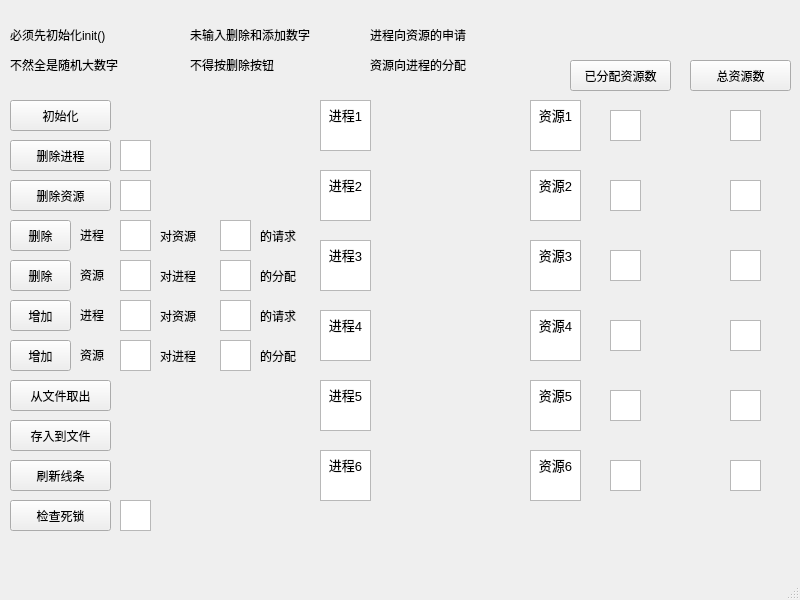
<?xml version="1.0" encoding="UTF-8"?>
<ui version="4.0">
 <class>MainWindow</class>
 <widget class="QMainWindow" name="MainWindow">
  <property name="geometry">
   <rect>
    <x>0</x>
    <y>0</y>
    <width>800</width>
    <height>600</height>
   </rect>
  </property>
  <property name="windowTitle">
   <string>MainWindow</string>
  </property>
  <widget class="QWidget" name="centralwidget">
   <widget class="QTextEdit" name="textEdit_6">
    <property name="geometry">
     <rect>
      <x>320</x>
      <y>450</y>
      <width>51</width>
      <height>51</height>
     </rect>
    </property>
    <property name="html">
     <string>&lt;!DOCTYPE HTML PUBLIC &quot;-//W3C//DTD HTML 4.0//EN&quot; &quot;http://www.w3.org/TR/REC-html40/strict.dtd&quot;&gt;
&lt;html&gt;&lt;head&gt;&lt;meta name=&quot;qrichtext&quot; content=&quot;1&quot; /&gt;&lt;style type=&quot;text/css&quot;&gt;
p, li { white-space: pre-wrap; }
&lt;/style&gt;&lt;/head&gt;&lt;body style=&quot; font-family:'SimSun'; font-size:9pt; font-weight:400; font-style:normal;&quot;&gt;
&lt;p align=&quot;center&quot; style=&quot; margin-top:0px; margin-bottom:0px; margin-left:0px; margin-right:0px; -qt-block-indent:0; text-indent:0px;&quot;&gt;&lt;span style=&quot; font-family:'SimSun'; font-size:10pt;&quot;&gt;进程6&lt;/span&gt;&lt;/p&gt;&lt;/body&gt;&lt;/html&gt;</string>
    </property>
   </widget>
   <widget class="QTextEdit" name="textEdit_8">
    <property name="geometry">
     <rect>
      <x>530</x>
      <y>100</y>
      <width>51</width>
      <height>51</height>
     </rect>
    </property>
    <property name="html">
     <string>&lt;!DOCTYPE HTML PUBLIC &quot;-//W3C//DTD HTML 4.0//EN&quot; &quot;http://www.w3.org/TR/REC-html40/strict.dtd&quot;&gt;
&lt;html&gt;&lt;head&gt;&lt;meta name=&quot;qrichtext&quot; content=&quot;1&quot; /&gt;&lt;style type=&quot;text/css&quot;&gt;
p, li { white-space: pre-wrap; }
&lt;/style&gt;&lt;/head&gt;&lt;body style=&quot; font-family:'SimSun'; font-size:9pt; font-weight:400; font-style:normal;&quot;&gt;
&lt;p align=&quot;center&quot; style=&quot; margin-top:0px; margin-bottom:0px; margin-left:0px; margin-right:0px; -qt-block-indent:0; text-indent:0px;&quot;&gt;&lt;span style=&quot; font-family:'SimSun'; font-size:10pt;&quot;&gt;资源1&lt;/span&gt;&lt;/p&gt;&lt;/body&gt;&lt;/html&gt;</string>
    </property>
   </widget>
   <widget class="QTextEdit" name="textEdit_12">
    <property name="geometry">
     <rect>
      <x>530</x>
      <y>380</y>
      <width>51</width>
      <height>51</height>
     </rect>
    </property>
    <property name="html">
     <string>&lt;!DOCTYPE HTML PUBLIC &quot;-//W3C//DTD HTML 4.0//EN&quot; &quot;http://www.w3.org/TR/REC-html40/strict.dtd&quot;&gt;
&lt;html&gt;&lt;head&gt;&lt;meta name=&quot;qrichtext&quot; content=&quot;1&quot; /&gt;&lt;style type=&quot;text/css&quot;&gt;
p, li { white-space: pre-wrap; }
&lt;/style&gt;&lt;/head&gt;&lt;body style=&quot; font-family:'SimSun'; font-size:9pt; font-weight:400; font-style:normal;&quot;&gt;
&lt;p align=&quot;center&quot; style=&quot; margin-top:0px; margin-bottom:0px; margin-left:0px; margin-right:0px; -qt-block-indent:0; text-indent:0px;&quot;&gt;&lt;span style=&quot; font-family:'SimSun'; font-size:10pt;&quot;&gt;资源5&lt;/span&gt;&lt;/p&gt;&lt;/body&gt;&lt;/html&gt;</string>
    </property>
   </widget>
   <widget class="QTextEdit" name="textEdit_16">
    <property name="geometry">
     <rect>
      <x>730</x>
      <y>320</y>
      <width>31</width>
      <height>31</height>
     </rect>
    </property>
    <property name="html">
     <string>&lt;!DOCTYPE HTML PUBLIC &quot;-//W3C//DTD HTML 4.0//EN&quot; &quot;http://www.w3.org/TR/REC-html40/strict.dtd&quot;&gt;
&lt;html&gt;&lt;head&gt;&lt;meta name=&quot;qrichtext&quot; content=&quot;1&quot; /&gt;&lt;style type=&quot;text/css&quot;&gt;
p, li { white-space: pre-wrap; }
&lt;/style&gt;&lt;/head&gt;&lt;body style=&quot; font-family:'SimSun'; font-size:9pt; font-weight:400; font-style:normal;&quot;&gt;
&lt;p align=&quot;center&quot; style=&quot;-qt-paragraph-type:empty; margin-top:0px; margin-bottom:0px; margin-left:0px; margin-right:0px; -qt-block-indent:0; text-indent:0px; font-family:'SimSun';&quot;&gt;&lt;br /&gt;&lt;/p&gt;&lt;/body&gt;&lt;/html&gt;</string>
    </property>
   </widget>
   <widget class="QPushButton" name="pushButton">
    <property name="geometry">
     <rect>
      <x>690</x>
      <y>60</y>
      <width>101</width>
      <height>31</height>
     </rect>
    </property>
    <property name="text">
     <string>总资源数</string>
    </property>
   </widget>
   <widget class="QTextEdit" name="textEdit_9">
    <property name="geometry">
     <rect>
      <x>530</x>
      <y>170</y>
      <width>51</width>
      <height>51</height>
     </rect>
    </property>
    <property name="html">
     <string>&lt;!DOCTYPE HTML PUBLIC &quot;-//W3C//DTD HTML 4.0//EN&quot; &quot;http://www.w3.org/TR/REC-html40/strict.dtd&quot;&gt;
&lt;html&gt;&lt;head&gt;&lt;meta name=&quot;qrichtext&quot; content=&quot;1&quot; /&gt;&lt;style type=&quot;text/css&quot;&gt;
p, li { white-space: pre-wrap; }
&lt;/style&gt;&lt;/head&gt;&lt;body style=&quot; font-family:'SimSun'; font-size:9pt; font-weight:400; font-style:normal;&quot;&gt;
&lt;p align=&quot;center&quot; style=&quot; margin-top:0px; margin-bottom:0px; margin-left:0px; margin-right:0px; -qt-block-indent:0; text-indent:0px;&quot;&gt;&lt;span style=&quot; font-family:'SimSun'; font-size:10pt;&quot;&gt;资源2&lt;/span&gt;&lt;/p&gt;&lt;/body&gt;&lt;/html&gt;</string>
    </property>
   </widget>
   <widget class="QTextEdit" name="textEdit_15">
    <property name="geometry">
     <rect>
      <x>730</x>
      <y>250</y>
      <width>31</width>
      <height>31</height>
     </rect>
    </property>
    <property name="html">
     <string>&lt;!DOCTYPE HTML PUBLIC &quot;-//W3C//DTD HTML 4.0//EN&quot; &quot;http://www.w3.org/TR/REC-html40/strict.dtd&quot;&gt;
&lt;html&gt;&lt;head&gt;&lt;meta name=&quot;qrichtext&quot; content=&quot;1&quot; /&gt;&lt;style type=&quot;text/css&quot;&gt;
p, li { white-space: pre-wrap; }
&lt;/style&gt;&lt;/head&gt;&lt;body style=&quot; font-family:'SimSun'; font-size:9pt; font-weight:400; font-style:normal;&quot;&gt;
&lt;p align=&quot;center&quot; style=&quot;-qt-paragraph-type:empty; margin-top:0px; margin-bottom:0px; margin-left:0px; margin-right:0px; -qt-block-indent:0; text-indent:0px; font-family:'SimSun';&quot;&gt;&lt;br /&gt;&lt;/p&gt;&lt;/body&gt;&lt;/html&gt;</string>
    </property>
   </widget>
   <widget class="QTextEdit" name="textEdit_13">
    <property name="geometry">
     <rect>
      <x>730</x>
      <y>110</y>
      <width>31</width>
      <height>31</height>
     </rect>
    </property>
    <property name="html">
     <string>&lt;!DOCTYPE HTML PUBLIC &quot;-//W3C//DTD HTML 4.0//EN&quot; &quot;http://www.w3.org/TR/REC-html40/strict.dtd&quot;&gt;
&lt;html&gt;&lt;head&gt;&lt;meta name=&quot;qrichtext&quot; content=&quot;1&quot; /&gt;&lt;style type=&quot;text/css&quot;&gt;
p, li { white-space: pre-wrap; }
&lt;/style&gt;&lt;/head&gt;&lt;body style=&quot; font-family:'SimSun'; font-size:9pt; font-weight:400; font-style:normal;&quot;&gt;
&lt;p align=&quot;center&quot; style=&quot;-qt-paragraph-type:empty; margin-top:0px; margin-bottom:0px; margin-left:0px; margin-right:0px; -qt-block-indent:0; text-indent:0px; font-family:'SimSun';&quot;&gt;&lt;br /&gt;&lt;/p&gt;&lt;/body&gt;&lt;/html&gt;</string>
    </property>
   </widget>
   <widget class="QTextEdit" name="textEdit_17">
    <property name="geometry">
     <rect>
      <x>730</x>
      <y>390</y>
      <width>31</width>
      <height>31</height>
     </rect>
    </property>
    <property name="html">
     <string>&lt;!DOCTYPE HTML PUBLIC &quot;-//W3C//DTD HTML 4.0//EN&quot; &quot;http://www.w3.org/TR/REC-html40/strict.dtd&quot;&gt;
&lt;html&gt;&lt;head&gt;&lt;meta name=&quot;qrichtext&quot; content=&quot;1&quot; /&gt;&lt;style type=&quot;text/css&quot;&gt;
p, li { white-space: pre-wrap; }
&lt;/style&gt;&lt;/head&gt;&lt;body style=&quot; font-family:'SimSun'; font-size:9pt; font-weight:400; font-style:normal;&quot;&gt;
&lt;p align=&quot;center&quot; style=&quot;-qt-paragraph-type:empty; margin-top:0px; margin-bottom:0px; margin-left:0px; margin-right:0px; -qt-block-indent:0; text-indent:0px; font-family:'SimSun';&quot;&gt;&lt;br /&gt;&lt;/p&gt;&lt;/body&gt;&lt;/html&gt;</string>
    </property>
   </widget>
   <widget class="QTextEdit" name="textEdit_2">
    <property name="geometry">
     <rect>
      <x>320</x>
      <y>170</y>
      <width>51</width>
      <height>51</height>
     </rect>
    </property>
    <property name="html">
     <string>&lt;!DOCTYPE HTML PUBLIC &quot;-//W3C//DTD HTML 4.0//EN&quot; &quot;http://www.w3.org/TR/REC-html40/strict.dtd&quot;&gt;
&lt;html&gt;&lt;head&gt;&lt;meta name=&quot;qrichtext&quot; content=&quot;1&quot; /&gt;&lt;style type=&quot;text/css&quot;&gt;
p, li { white-space: pre-wrap; }
&lt;/style&gt;&lt;/head&gt;&lt;body style=&quot; font-family:'SimSun'; font-size:9pt; font-weight:400; font-style:normal;&quot;&gt;
&lt;p align=&quot;center&quot; style=&quot; margin-top:0px; margin-bottom:0px; margin-left:0px; margin-right:0px; -qt-block-indent:0; text-indent:0px;&quot;&gt;&lt;span style=&quot; font-family:'SimSun'; font-size:10pt;&quot;&gt;进程2&lt;/span&gt;&lt;/p&gt;&lt;/body&gt;&lt;/html&gt;</string>
    </property>
   </widget>
   <widget class="QTextEdit" name="textEdit">
    <property name="geometry">
     <rect>
      <x>320</x>
      <y>100</y>
      <width>51</width>
      <height>51</height>
     </rect>
    </property>
    <property name="html">
     <string>&lt;!DOCTYPE HTML PUBLIC &quot;-//W3C//DTD HTML 4.0//EN&quot; &quot;http://www.w3.org/TR/REC-html40/strict.dtd&quot;&gt;
&lt;html&gt;&lt;head&gt;&lt;meta name=&quot;qrichtext&quot; content=&quot;1&quot; /&gt;&lt;style type=&quot;text/css&quot;&gt;
p, li { white-space: pre-wrap; }
&lt;/style&gt;&lt;/head&gt;&lt;body style=&quot; font-family:'SimSun'; font-size:9pt; font-weight:400; font-style:normal;&quot;&gt;
&lt;p align=&quot;center&quot; style=&quot; margin-top:0px; margin-bottom:0px; margin-left:0px; margin-right:0px; -qt-block-indent:0; text-indent:0px;&quot;&gt;&lt;span style=&quot; font-family:'SimSun'; font-size:10pt;&quot;&gt;进程1&lt;/span&gt;&lt;/p&gt;&lt;/body&gt;&lt;/html&gt;</string>
    </property>
   </widget>
   <widget class="QTextEdit" name="textEdit_5">
    <property name="geometry">
     <rect>
      <x>320</x>
      <y>380</y>
      <width>51</width>
      <height>51</height>
     </rect>
    </property>
    <property name="html">
     <string>&lt;!DOCTYPE HTML PUBLIC &quot;-//W3C//DTD HTML 4.0//EN&quot; &quot;http://www.w3.org/TR/REC-html40/strict.dtd&quot;&gt;
&lt;html&gt;&lt;head&gt;&lt;meta name=&quot;qrichtext&quot; content=&quot;1&quot; /&gt;&lt;style type=&quot;text/css&quot;&gt;
p, li { white-space: pre-wrap; }
&lt;/style&gt;&lt;/head&gt;&lt;body style=&quot; font-family:'SimSun'; font-size:9pt; font-weight:400; font-style:normal;&quot;&gt;
&lt;p align=&quot;center&quot; style=&quot; margin-top:0px; margin-bottom:0px; margin-left:0px; margin-right:0px; -qt-block-indent:0; text-indent:0px;&quot;&gt;&lt;span style=&quot; font-family:'SimSun'; font-size:10pt;&quot;&gt;进程5&lt;/span&gt;&lt;/p&gt;&lt;/body&gt;&lt;/html&gt;</string>
    </property>
   </widget>
   <widget class="QTextEdit" name="textEdit_7">
    <property name="geometry">
     <rect>
      <x>530</x>
      <y>450</y>
      <width>51</width>
      <height>51</height>
     </rect>
    </property>
    <property name="html">
     <string>&lt;!DOCTYPE HTML PUBLIC &quot;-//W3C//DTD HTML 4.0//EN&quot; &quot;http://www.w3.org/TR/REC-html40/strict.dtd&quot;&gt;
&lt;html&gt;&lt;head&gt;&lt;meta name=&quot;qrichtext&quot; content=&quot;1&quot; /&gt;&lt;style type=&quot;text/css&quot;&gt;
p, li { white-space: pre-wrap; }
&lt;/style&gt;&lt;/head&gt;&lt;body style=&quot; font-family:'SimSun'; font-size:9pt; font-weight:400; font-style:normal;&quot;&gt;
&lt;p align=&quot;center&quot; style=&quot; margin-top:0px; margin-bottom:0px; margin-left:0px; margin-right:0px; -qt-block-indent:0; text-indent:0px;&quot;&gt;&lt;span style=&quot; font-family:'SimSun'; font-size:10pt;&quot;&gt;资源6&lt;/span&gt;&lt;/p&gt;&lt;/body&gt;&lt;/html&gt;</string>
    </property>
   </widget>
   <widget class="QTextEdit" name="textEdit_3">
    <property name="geometry">
     <rect>
      <x>320</x>
      <y>240</y>
      <width>51</width>
      <height>51</height>
     </rect>
    </property>
    <property name="html">
     <string>&lt;!DOCTYPE HTML PUBLIC &quot;-//W3C//DTD HTML 4.0//EN&quot; &quot;http://www.w3.org/TR/REC-html40/strict.dtd&quot;&gt;
&lt;html&gt;&lt;head&gt;&lt;meta name=&quot;qrichtext&quot; content=&quot;1&quot; /&gt;&lt;style type=&quot;text/css&quot;&gt;
p, li { white-space: pre-wrap; }
&lt;/style&gt;&lt;/head&gt;&lt;body style=&quot; font-family:'SimSun'; font-size:9pt; font-weight:400; font-style:normal;&quot;&gt;
&lt;p align=&quot;center&quot; style=&quot; margin-top:0px; margin-bottom:0px; margin-left:0px; margin-right:0px; -qt-block-indent:0; text-indent:0px;&quot;&gt;&lt;span style=&quot; font-family:'SimSun'; font-size:10pt;&quot;&gt;进程3&lt;/span&gt;&lt;/p&gt;&lt;/body&gt;&lt;/html&gt;</string>
    </property>
   </widget>
   <widget class="QTextEdit" name="textEdit_4">
    <property name="geometry">
     <rect>
      <x>320</x>
      <y>310</y>
      <width>51</width>
      <height>51</height>
     </rect>
    </property>
    <property name="html">
     <string>&lt;!DOCTYPE HTML PUBLIC &quot;-//W3C//DTD HTML 4.0//EN&quot; &quot;http://www.w3.org/TR/REC-html40/strict.dtd&quot;&gt;
&lt;html&gt;&lt;head&gt;&lt;meta name=&quot;qrichtext&quot; content=&quot;1&quot; /&gt;&lt;style type=&quot;text/css&quot;&gt;
p, li { white-space: pre-wrap; }
&lt;/style&gt;&lt;/head&gt;&lt;body style=&quot; font-family:'SimSun'; font-size:9pt; font-weight:400; font-style:normal;&quot;&gt;
&lt;p align=&quot;center&quot; style=&quot; margin-top:0px; margin-bottom:0px; margin-left:0px; margin-right:0px; -qt-block-indent:0; text-indent:0px;&quot;&gt;&lt;span style=&quot; font-family:'SimSun'; font-size:10pt;&quot;&gt;进程4&lt;/span&gt;&lt;/p&gt;&lt;/body&gt;&lt;/html&gt;</string>
    </property>
   </widget>
   <widget class="QLabel" name="label">
    <property name="geometry">
     <rect>
      <x>370</x>
      <y>10</y>
      <width>121</width>
      <height>81</height>
     </rect>
    </property>
    <property name="text">
     <string>&lt;html&gt;&lt;head/&gt;&lt;body&gt;&lt;p&gt;进程向资源的申请&lt;/p&gt;&lt;p&gt;资源向进程的分配&lt;/p&gt;&lt;/body&gt;&lt;/html&gt;</string>
    </property>
   </widget>
   <widget class="QTextEdit" name="textEdit_11">
    <property name="geometry">
     <rect>
      <x>530</x>
      <y>310</y>
      <width>51</width>
      <height>51</height>
     </rect>
    </property>
    <property name="html">
     <string>&lt;!DOCTYPE HTML PUBLIC &quot;-//W3C//DTD HTML 4.0//EN&quot; &quot;http://www.w3.org/TR/REC-html40/strict.dtd&quot;&gt;
&lt;html&gt;&lt;head&gt;&lt;meta name=&quot;qrichtext&quot; content=&quot;1&quot; /&gt;&lt;style type=&quot;text/css&quot;&gt;
p, li { white-space: pre-wrap; }
&lt;/style&gt;&lt;/head&gt;&lt;body style=&quot; font-family:'SimSun'; font-size:9pt; font-weight:400; font-style:normal;&quot;&gt;
&lt;p align=&quot;center&quot; style=&quot; margin-top:0px; margin-bottom:0px; margin-left:0px; margin-right:0px; -qt-block-indent:0; text-indent:0px;&quot;&gt;&lt;span style=&quot; font-family:'SimSun'; font-size:10pt;&quot;&gt;资源4&lt;/span&gt;&lt;/p&gt;&lt;/body&gt;&lt;/html&gt;</string>
    </property>
   </widget>
   <widget class="QTextEdit" name="textEdit_10">
    <property name="geometry">
     <rect>
      <x>530</x>
      <y>240</y>
      <width>51</width>
      <height>51</height>
     </rect>
    </property>
    <property name="html">
     <string>&lt;!DOCTYPE HTML PUBLIC &quot;-//W3C//DTD HTML 4.0//EN&quot; &quot;http://www.w3.org/TR/REC-html40/strict.dtd&quot;&gt;
&lt;html&gt;&lt;head&gt;&lt;meta name=&quot;qrichtext&quot; content=&quot;1&quot; /&gt;&lt;style type=&quot;text/css&quot;&gt;
p, li { white-space: pre-wrap; }
&lt;/style&gt;&lt;/head&gt;&lt;body style=&quot; font-family:'SimSun'; font-size:9pt; font-weight:400; font-style:normal;&quot;&gt;
&lt;p align=&quot;center&quot; style=&quot; margin-top:0px; margin-bottom:0px; margin-left:0px; margin-right:0px; -qt-block-indent:0; text-indent:0px;&quot;&gt;&lt;span style=&quot; font-family:'SimSun'; font-size:10pt;&quot;&gt;资源3&lt;/span&gt;&lt;/p&gt;&lt;/body&gt;&lt;/html&gt;</string>
    </property>
   </widget>
   <widget class="QTextEdit" name="textEdit_18">
    <property name="geometry">
     <rect>
      <x>730</x>
      <y>460</y>
      <width>31</width>
      <height>31</height>
     </rect>
    </property>
    <property name="html">
     <string>&lt;!DOCTYPE HTML PUBLIC &quot;-//W3C//DTD HTML 4.0//EN&quot; &quot;http://www.w3.org/TR/REC-html40/strict.dtd&quot;&gt;
&lt;html&gt;&lt;head&gt;&lt;meta name=&quot;qrichtext&quot; content=&quot;1&quot; /&gt;&lt;style type=&quot;text/css&quot;&gt;
p, li { white-space: pre-wrap; }
&lt;/style&gt;&lt;/head&gt;&lt;body style=&quot; font-family:'SimSun'; font-size:9pt; font-weight:400; font-style:normal;&quot;&gt;
&lt;p align=&quot;center&quot; style=&quot;-qt-paragraph-type:empty; margin-top:0px; margin-bottom:0px; margin-left:0px; margin-right:0px; -qt-block-indent:0; text-indent:0px; font-family:'SimSun';&quot;&gt;&lt;br /&gt;&lt;/p&gt;&lt;/body&gt;&lt;/html&gt;</string>
    </property>
   </widget>
   <widget class="QTextEdit" name="textEdit_14">
    <property name="geometry">
     <rect>
      <x>730</x>
      <y>180</y>
      <width>31</width>
      <height>31</height>
     </rect>
    </property>
    <property name="html">
     <string>&lt;!DOCTYPE HTML PUBLIC &quot;-//W3C//DTD HTML 4.0//EN&quot; &quot;http://www.w3.org/TR/REC-html40/strict.dtd&quot;&gt;
&lt;html&gt;&lt;head&gt;&lt;meta name=&quot;qrichtext&quot; content=&quot;1&quot; /&gt;&lt;style type=&quot;text/css&quot;&gt;
p, li { white-space: pre-wrap; }
&lt;/style&gt;&lt;/head&gt;&lt;body style=&quot; font-family:'SimSun'; font-size:9pt; font-weight:400; font-style:normal;&quot;&gt;
&lt;p align=&quot;center&quot; style=&quot;-qt-paragraph-type:empty; margin-top:0px; margin-bottom:0px; margin-left:0px; margin-right:0px; -qt-block-indent:0; text-indent:0px; font-family:'SimSun';&quot;&gt;&lt;br /&gt;&lt;/p&gt;&lt;/body&gt;&lt;/html&gt;</string>
    </property>
   </widget>
   <widget class="QPushButton" name="pushButton_2">
    <property name="geometry">
     <rect>
      <x>10</x>
      <y>140</y>
      <width>101</width>
      <height>31</height>
     </rect>
    </property>
    <property name="text">
     <string>删除进程</string>
    </property>
   </widget>
   <widget class="QPushButton" name="pushButton_3">
    <property name="geometry">
     <rect>
      <x>10</x>
      <y>180</y>
      <width>101</width>
      <height>31</height>
     </rect>
    </property>
    <property name="text">
     <string>删除资源</string>
    </property>
   </widget>
   <widget class="QPushButton" name="pushButton_4">
    <property name="geometry">
     <rect>
      <x>10</x>
      <y>220</y>
      <width>61</width>
      <height>31</height>
     </rect>
    </property>
    <property name="text">
     <string>删除</string>
    </property>
   </widget>
   <widget class="QPushButton" name="pushButton_5">
    <property name="geometry">
     <rect>
      <x>10</x>
      <y>260</y>
      <width>61</width>
      <height>31</height>
     </rect>
    </property>
    <property name="text">
     <string>删除</string>
    </property>
   </widget>
   <widget class="QPushButton" name="pushButton_6">
    <property name="geometry">
     <rect>
      <x>10</x>
      <y>300</y>
      <width>61</width>
      <height>31</height>
     </rect>
    </property>
    <property name="text">
     <string>增加</string>
    </property>
   </widget>
   <widget class="QPushButton" name="pushButton_7">
    <property name="geometry">
     <rect>
      <x>10</x>
      <y>340</y>
      <width>61</width>
      <height>31</height>
     </rect>
    </property>
    <property name="text">
     <string>增加</string>
    </property>
   </widget>
   <widget class="QPushButton" name="pushButton_8">
    <property name="geometry">
     <rect>
      <x>10</x>
      <y>380</y>
      <width>101</width>
      <height>31</height>
     </rect>
    </property>
    <property name="text">
     <string>从文件取出</string>
    </property>
   </widget>
   <widget class="QPushButton" name="pushButton_9">
    <property name="geometry">
     <rect>
      <x>10</x>
      <y>420</y>
      <width>101</width>
      <height>31</height>
     </rect>
    </property>
    <property name="text">
     <string>存入到文件</string>
    </property>
   </widget>
   <widget class="QLabel" name="label_3">
    <property name="geometry">
     <rect>
      <x>80</x>
      <y>224</y>
      <width>31</width>
      <height>21</height>
     </rect>
    </property>
    <property name="text">
     <string>进程</string>
    </property>
   </widget>
   <widget class="QLabel" name="label_4">
    <property name="geometry">
     <rect>
      <x>160</x>
      <y>220</y>
      <width>51</width>
      <height>31</height>
     </rect>
    </property>
    <property name="text">
     <string>对资源</string>
    </property>
   </widget>
   <widget class="QLabel" name="label_5">
    <property name="geometry">
     <rect>
      <x>260</x>
      <y>220</y>
      <width>51</width>
      <height>31</height>
     </rect>
    </property>
    <property name="text">
     <string>的请求</string>
    </property>
   </widget>
   <widget class="QLabel" name="label_6">
    <property name="geometry">
     <rect>
      <x>80</x>
      <y>264</y>
      <width>31</width>
      <height>21</height>
     </rect>
    </property>
    <property name="text">
     <string>资源</string>
    </property>
   </widget>
   <widget class="QLabel" name="label_7">
    <property name="geometry">
     <rect>
      <x>160</x>
      <y>260</y>
      <width>51</width>
      <height>31</height>
     </rect>
    </property>
    <property name="text">
     <string>对进程</string>
    </property>
   </widget>
   <widget class="QLabel" name="label_8">
    <property name="geometry">
     <rect>
      <x>260</x>
      <y>260</y>
      <width>51</width>
      <height>31</height>
     </rect>
    </property>
    <property name="text">
     <string>的分配</string>
    </property>
   </widget>
   <widget class="QLabel" name="label_9">
    <property name="geometry">
     <rect>
      <x>160</x>
      <y>300</y>
      <width>51</width>
      <height>31</height>
     </rect>
    </property>
    <property name="text">
     <string>对资源</string>
    </property>
   </widget>
   <widget class="QLabel" name="label_10">
    <property name="geometry">
     <rect>
      <x>260</x>
      <y>300</y>
      <width>51</width>
      <height>31</height>
     </rect>
    </property>
    <property name="text">
     <string>的请求</string>
    </property>
   </widget>
   <widget class="QLabel" name="label_11">
    <property name="geometry">
     <rect>
      <x>80</x>
      <y>304</y>
      <width>31</width>
      <height>21</height>
     </rect>
    </property>
    <property name="text">
     <string>进程</string>
    </property>
   </widget>
   <widget class="QLabel" name="label_12">
    <property name="geometry">
     <rect>
      <x>80</x>
      <y>344</y>
      <width>31</width>
      <height>21</height>
     </rect>
    </property>
    <property name="text">
     <string>资源</string>
    </property>
   </widget>
   <widget class="QLabel" name="label_13">
    <property name="geometry">
     <rect>
      <x>260</x>
      <y>340</y>
      <width>51</width>
      <height>31</height>
     </rect>
    </property>
    <property name="text">
     <string>的分配</string>
    </property>
   </widget>
   <widget class="QLabel" name="label_14">
    <property name="geometry">
     <rect>
      <x>160</x>
      <y>340</y>
      <width>51</width>
      <height>31</height>
     </rect>
    </property>
    <property name="text">
     <string>对进程</string>
    </property>
   </widget>
   <widget class="QPushButton" name="pushButton_10">
    <property name="geometry">
     <rect>
      <x>10</x>
      <y>460</y>
      <width>101</width>
      <height>31</height>
     </rect>
    </property>
    <property name="text">
     <string>刷新线条</string>
    </property>
   </widget>
   <widget class="QLabel" name="label_15">
    <property name="geometry">
     <rect>
      <x>10</x>
      <y>10</y>
      <width>171</width>
      <height>81</height>
     </rect>
    </property>
    <property name="text">
     <string>&lt;html&gt;&lt;head/&gt;&lt;body&gt;&lt;p&gt;必须先初始化init()&lt;/p&gt;&lt;p&gt;不然全是随机大数字&lt;/p&gt;&lt;/body&gt;&lt;/html&gt;</string>
    </property>
   </widget>
   <widget class="QPushButton" name="pushButton_11">
    <property name="geometry">
     <rect>
      <x>10</x>
      <y>100</y>
      <width>101</width>
      <height>31</height>
     </rect>
    </property>
    <property name="text">
     <string>初始化</string>
    </property>
   </widget>
   <widget class="QTextEdit" name="textEdit_19">
    <property name="geometry">
     <rect>
      <x>120</x>
      <y>220</y>
      <width>31</width>
      <height>31</height>
     </rect>
    </property>
    <property name="html">
     <string>&lt;!DOCTYPE HTML PUBLIC &quot;-//W3C//DTD HTML 4.0//EN&quot; &quot;http://www.w3.org/TR/REC-html40/strict.dtd&quot;&gt;
&lt;html&gt;&lt;head&gt;&lt;meta name=&quot;qrichtext&quot; content=&quot;1&quot; /&gt;&lt;style type=&quot;text/css&quot;&gt;
p, li { white-space: pre-wrap; }
&lt;/style&gt;&lt;/head&gt;&lt;body style=&quot; font-family:'SimSun'; font-size:9pt; font-weight:400; font-style:normal;&quot;&gt;
&lt;p align=&quot;center&quot; style=&quot;-qt-paragraph-type:empty; margin-top:0px; margin-bottom:0px; margin-left:0px; margin-right:0px; -qt-block-indent:0; text-indent:0px; font-family:'SimSun';&quot;&gt;&lt;br /&gt;&lt;/p&gt;&lt;/body&gt;&lt;/html&gt;</string>
    </property>
   </widget>
   <widget class="QTextEdit" name="textEdit_20">
    <property name="geometry">
     <rect>
      <x>120</x>
      <y>140</y>
      <width>31</width>
      <height>31</height>
     </rect>
    </property>
    <property name="html">
     <string>&lt;!DOCTYPE HTML PUBLIC &quot;-//W3C//DTD HTML 4.0//EN&quot; &quot;http://www.w3.org/TR/REC-html40/strict.dtd&quot;&gt;
&lt;html&gt;&lt;head&gt;&lt;meta name=&quot;qrichtext&quot; content=&quot;1&quot; /&gt;&lt;style type=&quot;text/css&quot;&gt;
p, li { white-space: pre-wrap; }
&lt;/style&gt;&lt;/head&gt;&lt;body style=&quot; font-family:'SimSun'; font-size:9pt; font-weight:400; font-style:normal;&quot;&gt;
&lt;p align=&quot;center&quot; style=&quot;-qt-paragraph-type:empty; margin-top:0px; margin-bottom:0px; margin-left:0px; margin-right:0px; -qt-block-indent:0; text-indent:0px; font-family:'SimSun';&quot;&gt;&lt;br /&gt;&lt;/p&gt;&lt;/body&gt;&lt;/html&gt;</string>
    </property>
   </widget>
   <widget class="QTextEdit" name="textEdit_21">
    <property name="geometry">
     <rect>
      <x>120</x>
      <y>180</y>
      <width>31</width>
      <height>31</height>
     </rect>
    </property>
    <property name="html">
     <string>&lt;!DOCTYPE HTML PUBLIC &quot;-//W3C//DTD HTML 4.0//EN&quot; &quot;http://www.w3.org/TR/REC-html40/strict.dtd&quot;&gt;
&lt;html&gt;&lt;head&gt;&lt;meta name=&quot;qrichtext&quot; content=&quot;1&quot; /&gt;&lt;style type=&quot;text/css&quot;&gt;
p, li { white-space: pre-wrap; }
&lt;/style&gt;&lt;/head&gt;&lt;body style=&quot; font-family:'SimSun'; font-size:9pt; font-weight:400; font-style:normal;&quot;&gt;
&lt;p align=&quot;center&quot; style=&quot;-qt-paragraph-type:empty; margin-top:0px; margin-bottom:0px; margin-left:0px; margin-right:0px; -qt-block-indent:0; text-indent:0px; font-family:'SimSun';&quot;&gt;&lt;br /&gt;&lt;/p&gt;&lt;/body&gt;&lt;/html&gt;</string>
    </property>
   </widget>
   <widget class="QTextEdit" name="textEdit_22">
    <property name="geometry">
     <rect>
      <x>120</x>
      <y>260</y>
      <width>31</width>
      <height>31</height>
     </rect>
    </property>
    <property name="html">
     <string>&lt;!DOCTYPE HTML PUBLIC &quot;-//W3C//DTD HTML 4.0//EN&quot; &quot;http://www.w3.org/TR/REC-html40/strict.dtd&quot;&gt;
&lt;html&gt;&lt;head&gt;&lt;meta name=&quot;qrichtext&quot; content=&quot;1&quot; /&gt;&lt;style type=&quot;text/css&quot;&gt;
p, li { white-space: pre-wrap; }
&lt;/style&gt;&lt;/head&gt;&lt;body style=&quot; font-family:'SimSun'; font-size:9pt; font-weight:400; font-style:normal;&quot;&gt;
&lt;p align=&quot;center&quot; style=&quot;-qt-paragraph-type:empty; margin-top:0px; margin-bottom:0px; margin-left:0px; margin-right:0px; -qt-block-indent:0; text-indent:0px; font-family:'SimSun';&quot;&gt;&lt;br /&gt;&lt;/p&gt;&lt;/body&gt;&lt;/html&gt;</string>
    </property>
   </widget>
   <widget class="QTextEdit" name="textEdit_23">
    <property name="geometry">
     <rect>
      <x>120</x>
      <y>300</y>
      <width>31</width>
      <height>31</height>
     </rect>
    </property>
    <property name="html">
     <string>&lt;!DOCTYPE HTML PUBLIC &quot;-//W3C//DTD HTML 4.0//EN&quot; &quot;http://www.w3.org/TR/REC-html40/strict.dtd&quot;&gt;
&lt;html&gt;&lt;head&gt;&lt;meta name=&quot;qrichtext&quot; content=&quot;1&quot; /&gt;&lt;style type=&quot;text/css&quot;&gt;
p, li { white-space: pre-wrap; }
&lt;/style&gt;&lt;/head&gt;&lt;body style=&quot; font-family:'SimSun'; font-size:9pt; font-weight:400; font-style:normal;&quot;&gt;
&lt;p align=&quot;center&quot; style=&quot;-qt-paragraph-type:empty; margin-top:0px; margin-bottom:0px; margin-left:0px; margin-right:0px; -qt-block-indent:0; text-indent:0px; font-family:'SimSun';&quot;&gt;&lt;br /&gt;&lt;/p&gt;&lt;/body&gt;&lt;/html&gt;</string>
    </property>
   </widget>
   <widget class="QTextEdit" name="textEdit_24">
    <property name="geometry">
     <rect>
      <x>120</x>
      <y>340</y>
      <width>31</width>
      <height>31</height>
     </rect>
    </property>
    <property name="html">
     <string>&lt;!DOCTYPE HTML PUBLIC &quot;-//W3C//DTD HTML 4.0//EN&quot; &quot;http://www.w3.org/TR/REC-html40/strict.dtd&quot;&gt;
&lt;html&gt;&lt;head&gt;&lt;meta name=&quot;qrichtext&quot; content=&quot;1&quot; /&gt;&lt;style type=&quot;text/css&quot;&gt;
p, li { white-space: pre-wrap; }
&lt;/style&gt;&lt;/head&gt;&lt;body style=&quot; font-family:'SimSun'; font-size:9pt; font-weight:400; font-style:normal;&quot;&gt;
&lt;p align=&quot;center&quot; style=&quot;-qt-paragraph-type:empty; margin-top:0px; margin-bottom:0px; margin-left:0px; margin-right:0px; -qt-block-indent:0; text-indent:0px; font-family:'SimSun';&quot;&gt;&lt;br /&gt;&lt;/p&gt;&lt;/body&gt;&lt;/html&gt;</string>
    </property>
   </widget>
   <widget class="QTextEdit" name="textEdit_25">
    <property name="geometry">
     <rect>
      <x>220</x>
      <y>220</y>
      <width>31</width>
      <height>31</height>
     </rect>
    </property>
    <property name="html">
     <string>&lt;!DOCTYPE HTML PUBLIC &quot;-//W3C//DTD HTML 4.0//EN&quot; &quot;http://www.w3.org/TR/REC-html40/strict.dtd&quot;&gt;
&lt;html&gt;&lt;head&gt;&lt;meta name=&quot;qrichtext&quot; content=&quot;1&quot; /&gt;&lt;style type=&quot;text/css&quot;&gt;
p, li { white-space: pre-wrap; }
&lt;/style&gt;&lt;/head&gt;&lt;body style=&quot; font-family:'SimSun'; font-size:9pt; font-weight:400; font-style:normal;&quot;&gt;
&lt;p align=&quot;center&quot; style=&quot;-qt-paragraph-type:empty; margin-top:0px; margin-bottom:0px; margin-left:0px; margin-right:0px; -qt-block-indent:0; text-indent:0px; font-family:'SimSun';&quot;&gt;&lt;br /&gt;&lt;/p&gt;&lt;/body&gt;&lt;/html&gt;</string>
    </property>
   </widget>
   <widget class="QTextEdit" name="textEdit_26">
    <property name="geometry">
     <rect>
      <x>220</x>
      <y>260</y>
      <width>31</width>
      <height>31</height>
     </rect>
    </property>
    <property name="html">
     <string>&lt;!DOCTYPE HTML PUBLIC &quot;-//W3C//DTD HTML 4.0//EN&quot; &quot;http://www.w3.org/TR/REC-html40/strict.dtd&quot;&gt;
&lt;html&gt;&lt;head&gt;&lt;meta name=&quot;qrichtext&quot; content=&quot;1&quot; /&gt;&lt;style type=&quot;text/css&quot;&gt;
p, li { white-space: pre-wrap; }
&lt;/style&gt;&lt;/head&gt;&lt;body style=&quot; font-family:'SimSun'; font-size:9pt; font-weight:400; font-style:normal;&quot;&gt;
&lt;p align=&quot;center&quot; style=&quot;-qt-paragraph-type:empty; margin-top:0px; margin-bottom:0px; margin-left:0px; margin-right:0px; -qt-block-indent:0; text-indent:0px; font-family:'SimSun';&quot;&gt;&lt;br /&gt;&lt;/p&gt;&lt;/body&gt;&lt;/html&gt;</string>
    </property>
   </widget>
   <widget class="QTextEdit" name="textEdit_27">
    <property name="geometry">
     <rect>
      <x>220</x>
      <y>300</y>
      <width>31</width>
      <height>31</height>
     </rect>
    </property>
    <property name="html">
     <string>&lt;!DOCTYPE HTML PUBLIC &quot;-//W3C//DTD HTML 4.0//EN&quot; &quot;http://www.w3.org/TR/REC-html40/strict.dtd&quot;&gt;
&lt;html&gt;&lt;head&gt;&lt;meta name=&quot;qrichtext&quot; content=&quot;1&quot; /&gt;&lt;style type=&quot;text/css&quot;&gt;
p, li { white-space: pre-wrap; }
&lt;/style&gt;&lt;/head&gt;&lt;body style=&quot; font-family:'SimSun'; font-size:9pt; font-weight:400; font-style:normal;&quot;&gt;
&lt;p align=&quot;center&quot; style=&quot;-qt-paragraph-type:empty; margin-top:0px; margin-bottom:0px; margin-left:0px; margin-right:0px; -qt-block-indent:0; text-indent:0px; font-family:'SimSun';&quot;&gt;&lt;br /&gt;&lt;/p&gt;&lt;/body&gt;&lt;/html&gt;</string>
    </property>
   </widget>
   <widget class="QTextEdit" name="textEdit_28">
    <property name="geometry">
     <rect>
      <x>220</x>
      <y>340</y>
      <width>31</width>
      <height>31</height>
     </rect>
    </property>
    <property name="html">
     <string>&lt;!DOCTYPE HTML PUBLIC &quot;-//W3C//DTD HTML 4.0//EN&quot; &quot;http://www.w3.org/TR/REC-html40/strict.dtd&quot;&gt;
&lt;html&gt;&lt;head&gt;&lt;meta name=&quot;qrichtext&quot; content=&quot;1&quot; /&gt;&lt;style type=&quot;text/css&quot;&gt;
p, li { white-space: pre-wrap; }
&lt;/style&gt;&lt;/head&gt;&lt;body style=&quot; font-family:'SimSun'; font-size:9pt; font-weight:400; font-style:normal;&quot;&gt;
&lt;p align=&quot;center&quot; style=&quot;-qt-paragraph-type:empty; margin-top:0px; margin-bottom:0px; margin-left:0px; margin-right:0px; -qt-block-indent:0; text-indent:0px; font-family:'SimSun';&quot;&gt;&lt;br /&gt;&lt;/p&gt;&lt;/body&gt;&lt;/html&gt;</string>
    </property>
   </widget>
   <widget class="QTextEdit" name="textEdit_29">
    <property name="geometry">
     <rect>
      <x>610</x>
      <y>110</y>
      <width>31</width>
      <height>31</height>
     </rect>
    </property>
    <property name="html">
     <string>&lt;!DOCTYPE HTML PUBLIC &quot;-//W3C//DTD HTML 4.0//EN&quot; &quot;http://www.w3.org/TR/REC-html40/strict.dtd&quot;&gt;
&lt;html&gt;&lt;head&gt;&lt;meta name=&quot;qrichtext&quot; content=&quot;1&quot; /&gt;&lt;style type=&quot;text/css&quot;&gt;
p, li { white-space: pre-wrap; }
&lt;/style&gt;&lt;/head&gt;&lt;body style=&quot; font-family:'SimSun'; font-size:9pt; font-weight:400; font-style:normal;&quot;&gt;
&lt;p align=&quot;center&quot; style=&quot;-qt-paragraph-type:empty; margin-top:0px; margin-bottom:0px; margin-left:0px; margin-right:0px; -qt-block-indent:0; text-indent:0px; font-family:'SimSun';&quot;&gt;&lt;br /&gt;&lt;/p&gt;&lt;/body&gt;&lt;/html&gt;</string>
    </property>
   </widget>
   <widget class="QPushButton" name="pushButton_12">
    <property name="geometry">
     <rect>
      <x>570</x>
      <y>60</y>
      <width>101</width>
      <height>31</height>
     </rect>
    </property>
    <property name="text">
     <string>已分配资源数</string>
    </property>
   </widget>
   <widget class="QTextEdit" name="textEdit_30">
    <property name="geometry">
     <rect>
      <x>610</x>
      <y>180</y>
      <width>31</width>
      <height>31</height>
     </rect>
    </property>
    <property name="html">
     <string>&lt;!DOCTYPE HTML PUBLIC &quot;-//W3C//DTD HTML 4.0//EN&quot; &quot;http://www.w3.org/TR/REC-html40/strict.dtd&quot;&gt;
&lt;html&gt;&lt;head&gt;&lt;meta name=&quot;qrichtext&quot; content=&quot;1&quot; /&gt;&lt;style type=&quot;text/css&quot;&gt;
p, li { white-space: pre-wrap; }
&lt;/style&gt;&lt;/head&gt;&lt;body style=&quot; font-family:'SimSun'; font-size:9pt; font-weight:400; font-style:normal;&quot;&gt;
&lt;p align=&quot;center&quot; style=&quot;-qt-paragraph-type:empty; margin-top:0px; margin-bottom:0px; margin-left:0px; margin-right:0px; -qt-block-indent:0; text-indent:0px; font-family:'SimSun';&quot;&gt;&lt;br /&gt;&lt;/p&gt;&lt;/body&gt;&lt;/html&gt;</string>
    </property>
   </widget>
   <widget class="QTextEdit" name="textEdit_31">
    <property name="geometry">
     <rect>
      <x>610</x>
      <y>250</y>
      <width>31</width>
      <height>31</height>
     </rect>
    </property>
    <property name="html">
     <string>&lt;!DOCTYPE HTML PUBLIC &quot;-//W3C//DTD HTML 4.0//EN&quot; &quot;http://www.w3.org/TR/REC-html40/strict.dtd&quot;&gt;
&lt;html&gt;&lt;head&gt;&lt;meta name=&quot;qrichtext&quot; content=&quot;1&quot; /&gt;&lt;style type=&quot;text/css&quot;&gt;
p, li { white-space: pre-wrap; }
&lt;/style&gt;&lt;/head&gt;&lt;body style=&quot; font-family:'SimSun'; font-size:9pt; font-weight:400; font-style:normal;&quot;&gt;
&lt;p align=&quot;center&quot; style=&quot;-qt-paragraph-type:empty; margin-top:0px; margin-bottom:0px; margin-left:0px; margin-right:0px; -qt-block-indent:0; text-indent:0px; font-family:'SimSun';&quot;&gt;&lt;br /&gt;&lt;/p&gt;&lt;/body&gt;&lt;/html&gt;</string>
    </property>
   </widget>
   <widget class="QTextEdit" name="textEdit_32">
    <property name="geometry">
     <rect>
      <x>610</x>
      <y>320</y>
      <width>31</width>
      <height>31</height>
     </rect>
    </property>
    <property name="html">
     <string>&lt;!DOCTYPE HTML PUBLIC &quot;-//W3C//DTD HTML 4.0//EN&quot; &quot;http://www.w3.org/TR/REC-html40/strict.dtd&quot;&gt;
&lt;html&gt;&lt;head&gt;&lt;meta name=&quot;qrichtext&quot; content=&quot;1&quot; /&gt;&lt;style type=&quot;text/css&quot;&gt;
p, li { white-space: pre-wrap; }
&lt;/style&gt;&lt;/head&gt;&lt;body style=&quot; font-family:'SimSun'; font-size:9pt; font-weight:400; font-style:normal;&quot;&gt;
&lt;p align=&quot;center&quot; style=&quot;-qt-paragraph-type:empty; margin-top:0px; margin-bottom:0px; margin-left:0px; margin-right:0px; -qt-block-indent:0; text-indent:0px; font-family:'SimSun';&quot;&gt;&lt;br /&gt;&lt;/p&gt;&lt;/body&gt;&lt;/html&gt;</string>
    </property>
   </widget>
   <widget class="QTextEdit" name="textEdit_33">
    <property name="geometry">
     <rect>
      <x>610</x>
      <y>390</y>
      <width>31</width>
      <height>31</height>
     </rect>
    </property>
    <property name="html">
     <string>&lt;!DOCTYPE HTML PUBLIC &quot;-//W3C//DTD HTML 4.0//EN&quot; &quot;http://www.w3.org/TR/REC-html40/strict.dtd&quot;&gt;
&lt;html&gt;&lt;head&gt;&lt;meta name=&quot;qrichtext&quot; content=&quot;1&quot; /&gt;&lt;style type=&quot;text/css&quot;&gt;
p, li { white-space: pre-wrap; }
&lt;/style&gt;&lt;/head&gt;&lt;body style=&quot; font-family:'SimSun'; font-size:9pt; font-weight:400; font-style:normal;&quot;&gt;
&lt;p align=&quot;center&quot; style=&quot;-qt-paragraph-type:empty; margin-top:0px; margin-bottom:0px; margin-left:0px; margin-right:0px; -qt-block-indent:0; text-indent:0px; font-family:'SimSun';&quot;&gt;&lt;br /&gt;&lt;/p&gt;&lt;/body&gt;&lt;/html&gt;</string>
    </property>
   </widget>
   <widget class="QTextEdit" name="textEdit_34">
    <property name="geometry">
     <rect>
      <x>610</x>
      <y>460</y>
      <width>31</width>
      <height>31</height>
     </rect>
    </property>
    <property name="html">
     <string>&lt;!DOCTYPE HTML PUBLIC &quot;-//W3C//DTD HTML 4.0//EN&quot; &quot;http://www.w3.org/TR/REC-html40/strict.dtd&quot;&gt;
&lt;html&gt;&lt;head&gt;&lt;meta name=&quot;qrichtext&quot; content=&quot;1&quot; /&gt;&lt;style type=&quot;text/css&quot;&gt;
p, li { white-space: pre-wrap; }
&lt;/style&gt;&lt;/head&gt;&lt;body style=&quot; font-family:'SimSun'; font-size:9pt; font-weight:400; font-style:normal;&quot;&gt;
&lt;p align=&quot;center&quot; style=&quot;-qt-paragraph-type:empty; margin-top:0px; margin-bottom:0px; margin-left:0px; margin-right:0px; -qt-block-indent:0; text-indent:0px; font-family:'SimSun';&quot;&gt;&lt;br /&gt;&lt;/p&gt;&lt;/body&gt;&lt;/html&gt;</string>
    </property>
   </widget>
   <widget class="QLabel" name="label_16">
    <property name="geometry">
     <rect>
      <x>190</x>
      <y>10</y>
      <width>161</width>
      <height>81</height>
     </rect>
    </property>
    <property name="text">
     <string>&lt;html&gt;&lt;head/&gt;&lt;body&gt;&lt;p&gt;未输入删除和添加数字&lt;/p&gt;&lt;p&gt;不得按删除按钮&lt;/p&gt;&lt;/body&gt;&lt;/html&gt;</string>
    </property>
   </widget>
   <widget class="QPushButton" name="pushButton_13">
    <property name="geometry">
     <rect>
      <x>10</x>
      <y>500</y>
      <width>101</width>
      <height>31</height>
     </rect>
    </property>
    <property name="text">
     <string>检查死锁</string>
    </property>
   </widget>
   <widget class="QTextEdit" name="textEdit_35">
    <property name="geometry">
     <rect>
      <x>120</x>
      <y>500</y>
      <width>31</width>
      <height>31</height>
     </rect>
    </property>
    <property name="html">
     <string>&lt;!DOCTYPE HTML PUBLIC &quot;-//W3C//DTD HTML 4.0//EN&quot; &quot;http://www.w3.org/TR/REC-html40/strict.dtd&quot;&gt;
&lt;html&gt;&lt;head&gt;&lt;meta name=&quot;qrichtext&quot; content=&quot;1&quot; /&gt;&lt;style type=&quot;text/css&quot;&gt;
p, li { white-space: pre-wrap; }
&lt;/style&gt;&lt;/head&gt;&lt;body style=&quot; font-family:'SimSun'; font-size:9pt; font-weight:400; font-style:normal;&quot;&gt;
&lt;p align=&quot;center&quot; style=&quot;-qt-paragraph-type:empty; margin-top:0px; margin-bottom:0px; margin-left:0px; margin-right:0px; -qt-block-indent:0; text-indent:0px; font-family:'SimSun';&quot;&gt;&lt;br /&gt;&lt;/p&gt;&lt;/body&gt;&lt;/html&gt;</string>
    </property>
   </widget>
  </widget>
  <widget class="QMenuBar" name="menubar">
   <property name="geometry">
    <rect>
     <x>0</x>
     <y>0</y>
     <width>800</width>
     <height>26</height>
    </rect>
   </property>
  </widget>
  <widget class="QStatusBar" name="statusbar"/>
 </widget>
 <resources/>
 <connections/>
</ui>
